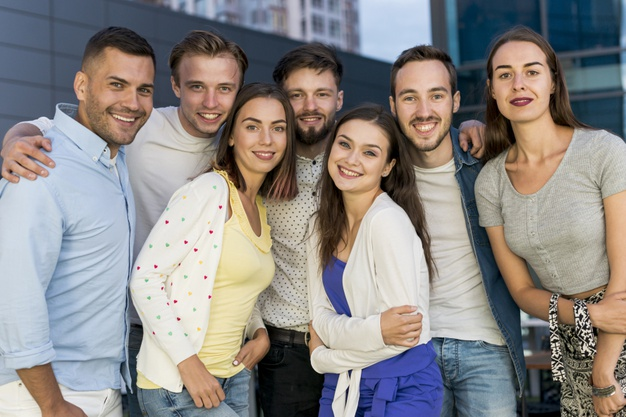
#> input picture 34.jpg, 626 x 417 px
$ python openCV.py
#> lines starting #> are read from the running program, lines starting #| are printed output that depends on the picture; after the words box and inside, x2 and y2 are one past the last pixel; in counts of white or black regions, pixels touching at a corner belong together
# На 16 декабря 2020 надо было ставить numpy версии 1.19.3
# Для OpenCV - поставить opencv-python

# Цвета приходят в формате BRG (blue - red - green)

import cv2
import numpy as np

photo = cv2.imread("./34.jpg")
#> photo is the input picture: shape (417, 626, 3); mean B, G, R 134.7, 136.6, 140.5

# Обрезка
#cropped = photo[10:300, 10:300] # Режет фото

# Поворот изображения
# (h,w,d) = photo.shape
# center = (w//2, h//2)
# X = cv2.getRotationMatrix2D(center, 180, 1.0)
# cropped = cv2.warpAffine(photo, X, (w,h))

# Масштабирование
# cropped = cv2.resize(photo, (100, 100), interpolation = cv2.INTER_AREA)

# Первод в grayscale
# cropped = cv2.cvtColor(photo, cv2.COLOR_BGR2GRAY)

# Перевод с ч/б
# ret, cropped = cv2.threshold(photo, 127, 255, 0)

# Сглаживание и размытие
# cropped = cv2.GaussianBlur(photo, (51,51), 0)

# Рисуем прямоугольник
# cropped = photo.copy()
# cv2.rectangle(cropped, (20,20), (200,200), (0,255,255), 10)

# Рисование линий
# cropped = photo.copy()
# cv2.line(cropped, (20,20), (400,400), (0,255,0), 5)

# Сделаем надпись - надо почитать мануал!
# cropped = photo.copy()
# v2.putText(cropped, "Hi!", (0,500), cv2.FONT_HERSHEY_SIMPLEX, 12, (0,255,0), 10)

cropped = photo.copy()

faces_cascade = cv2.CascadeClassifier('haarcascade_frontalface_default.xml')

gray = cv2.cvtColor(cropped, cv2.COLOR_BGR2GRAY)
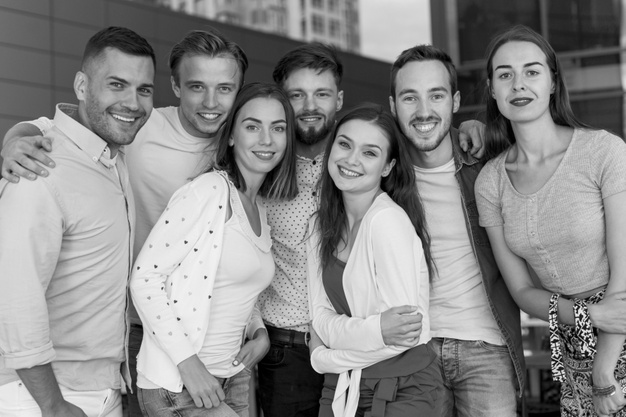
#> gray: shape (417, 626); min 0, max 246, mean 137.6

faces = faces_cascade.detectMultiScale (
    gray,
    scaleFactor=1.1,
    minNeighbors = 5,
    minSize = (10,10)
)
#> faces = [[177, 62, 67, 67], [280, 71, 62, 62], [231, 102, 66, 66], [385, 66, 76, 76], [479, 41, 81, 81], [90, 58, 77, 77], [320, 121, 73, 73]]
cv2.imshow("Dog", gray)

faces = faces_cascade.detectMultiScale (gray, 1.3, 5)
#> faces = [[177, 62, 68, 68], [280, 71, 62, 62], [386, 66, 76, 76], [232, 102, 66, 66], [481, 41, 80, 80], [87, 57, 80, 80], [321, 120, 74, 74]]

faces_detected = "Лиц обнаружено: " + format(len(faces))
#> faces_detected = 'Лиц обнаружено: 7'
print("Нашли лиц ",faces_detected)
#| Нашли лиц  Лиц обнаружено: 7
#
# # Рисуем квадраты вокруг лиц
for (x, y, w, h) in faces:
    cv2.rectangle(cropped, (x, y), (x+w, y+h), (255, 255, 0), 2)
#> this loop made 7 passes
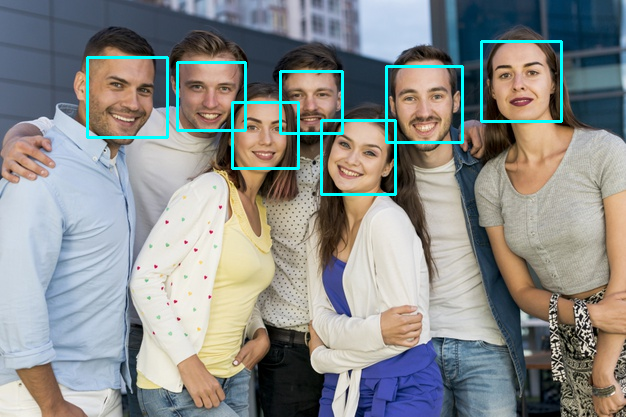
#> cropped: shape (417, 626, 3); 2.29% of pixels changed, all inside (x1, y1, x2, y2) = (86, 40, 563, 196)

cv2.imshow("Dog", cropped)
cv2.waitKey()
cv2.destroyAllWindows()

$ run again, with 2.jpg copied over 34.jpg
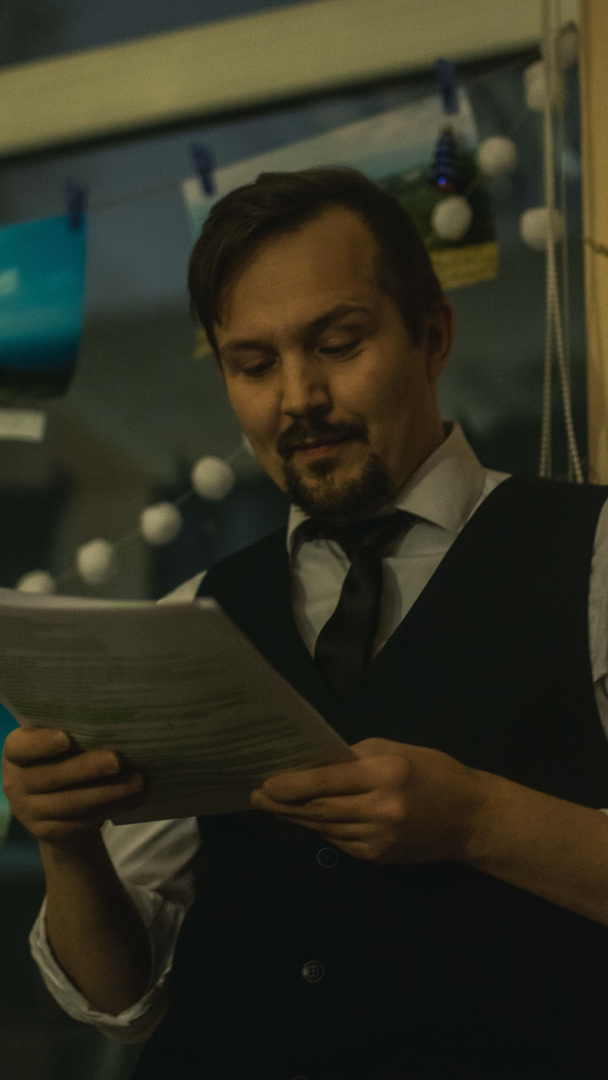
#> input picture 2.jpg, 1215 x 2160 px (shown at 1/2 size)
#> photo is the input picture: shape (2160, 1215, 3); mean B, G, R 31.9, 45.7, 46.5
#> `gray = cv2.cvtColor(cropped, cv2.COLOR_BGR2GRAY)`:
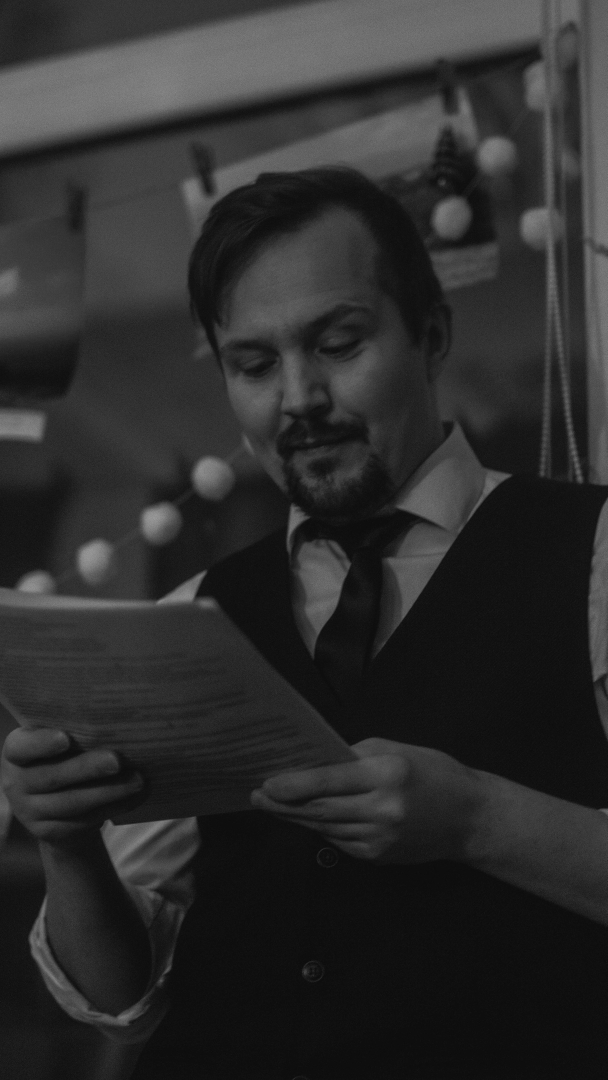
#> gray: shape (2160, 1215) (shown at 1/2 size); min 7, max 159, mean 44.4
#> `faces = faces_cascade.detectMultiScale ( gray, scaleFactor=1.1, minNei..`: faces = [[356, 511, 496, 496]]
#> `faces = faces_cascade.detectMultiScale (gray, 1.3, 5)`: faces = [[355, 513, 494, 494]]
#> faces_detected = 'Лиц обнаружено: 1'
#| Нашли лиц  Лиц обнаружено: 1
#> the loop `for (x, y, w, h) in faces:` made 1 pass
#> after the loop `for (x, y, w, h) in faces:`:
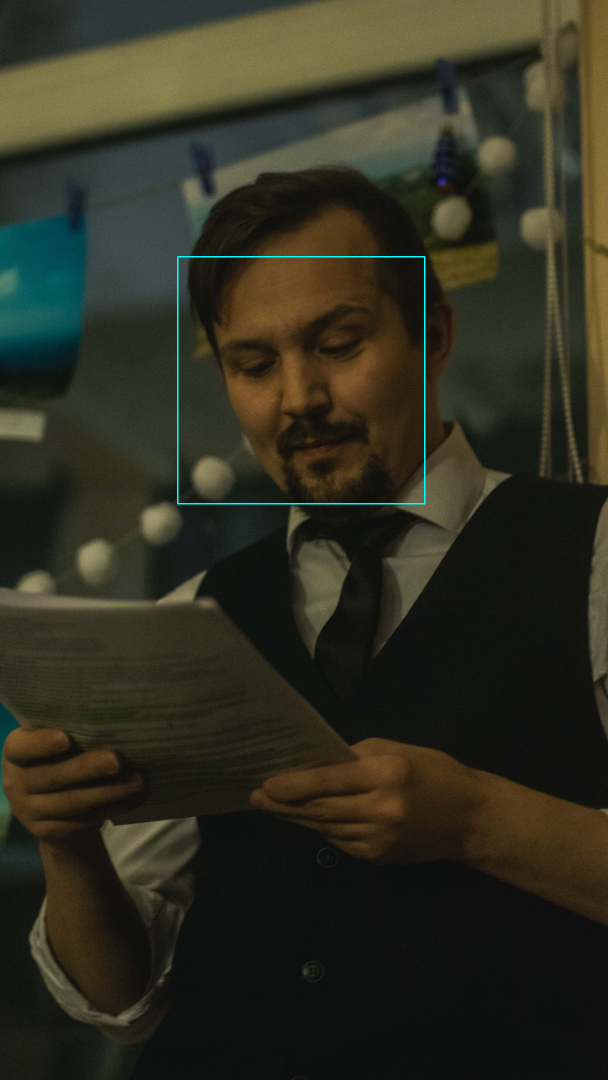
#> cropped: shape (2160, 1215, 3) (shown at 1/2 size); 0.23% of pixels changed, all inside (x1, y1, x2, y2) = (354, 512, 851, 1009)

$ run again, with dog.jpg copied over 34.jpg
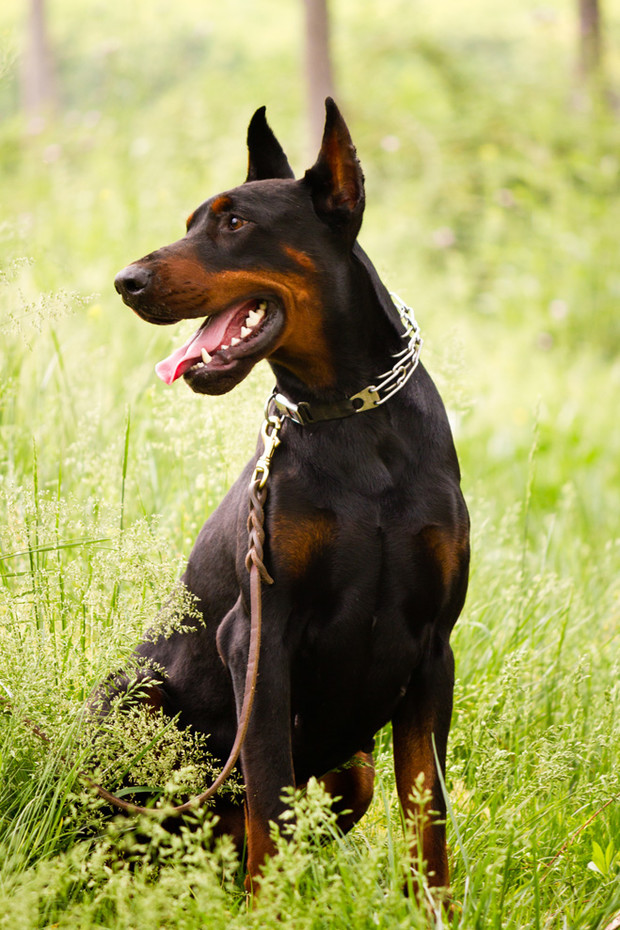
#> input picture dog.jpg, 620 x 930 px
#> photo is the input picture: shape (930, 620, 3); mean B, G, R 96.2, 157.9, 159.2
#> `gray = cv2.cvtColor(cropped, cv2.COLOR_BGR2GRAY)`:
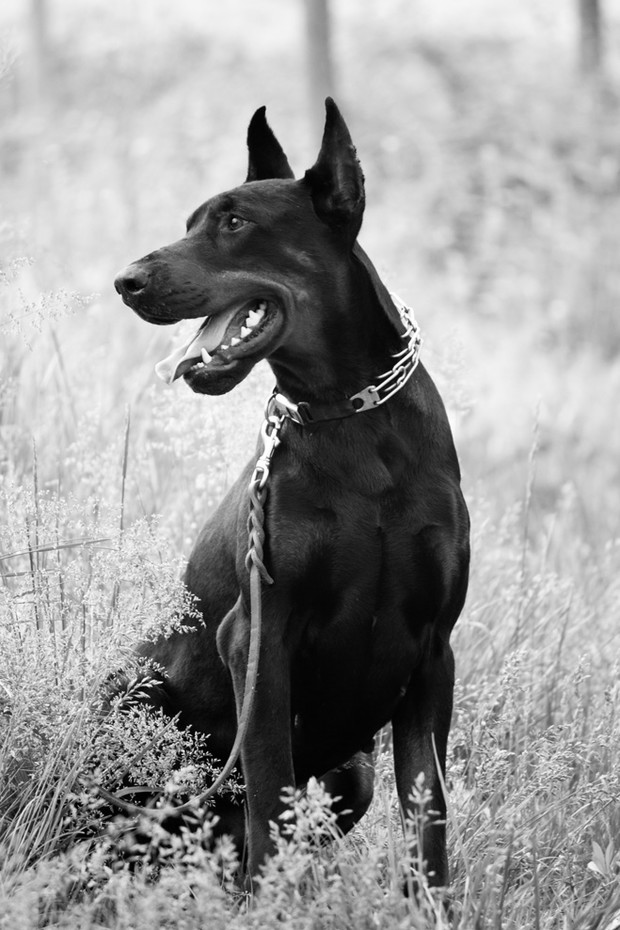
#> gray: shape (930, 620); min 0, max 255, mean 151.2
#> faces = ()
#> faces_detected = 'Лиц обнаружено: 0'
#| Нашли лиц  Лиц обнаружено: 0
